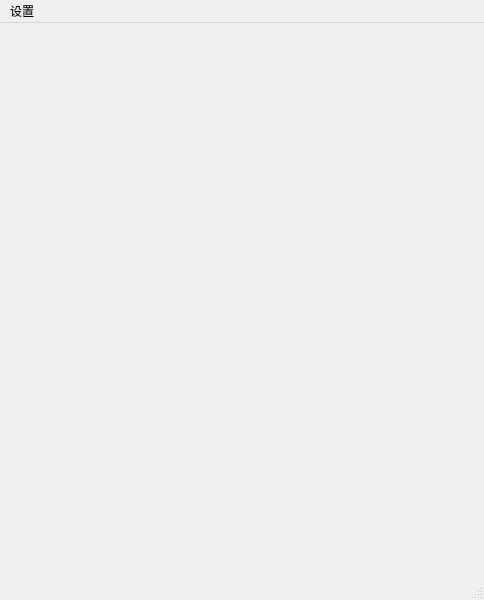
<?xml version="1.0" encoding="UTF-8"?>
<ui version="4.0">
 <class>mainWindow</class>
 <widget class="QMainWindow" name="mainWindow">
  <property name="geometry">
   <rect>
    <x>0</x>
    <y>0</y>
    <width>484</width>
    <height>600</height>
   </rect>
  </property>
  <property name="windowTitle">
   <string>MagicNumber-Jasmine</string>
  </property>
  <widget class="QWidget" name="centralwidget">
   <property name="enabled">
    <bool>false</bool>
   </property>
  </widget>
  <widget class="QMenuBar" name="menubar">
   <property name="geometry">
    <rect>
     <x>0</x>
     <y>0</y>
     <width>484</width>
     <height>23</height>
    </rect>
   </property>
   <widget class="QMenu" name="menu">
    <property name="title">
     <string>设置</string>
    </property>
    <addaction name="action"/>
   </widget>
   <addaction name="menu"/>
  </widget>
  <widget class="QStatusBar" name="statusbar"/>
  <action name="action">
   <property name="text">
    <string>更改范围</string>
   </property>
  </action>
 </widget>
 <resources/>
 <connections/>
</ui>
